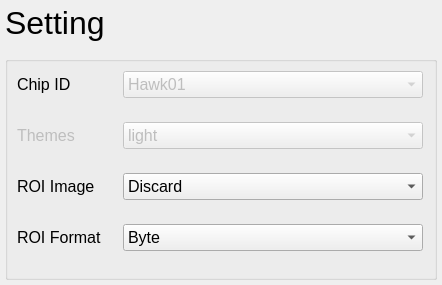
         <widget class="QWidget" name="contents">
          <property name="geometry">
           <rect>
            <x>0</x>
            <y>0</y>
            <width>442</width>
            <height>285</height>
           </rect>
          </property>
          <property name="styleSheet">
           <string notr="true"/>
          </property>
          <layout class="QVBoxLayout" name="verticalLayout">
           <property name="spacing">
            <number>15</number>
           </property>
           <property name="leftMargin">
            <number>5</number>
           </property>
           <property name="topMargin">
            <number>5</number>
           </property>
           <property name="rightMargin">
            <number>5</number>
           </property>
           <property name="bottomMargin">
            <number>5</number>
           </property>
           <item>
            <widget class="QLabel" name="title_label">
             <property name="maximumSize">
              <size>
               <width>16777215</width>
               <height>40</height>
              </size>
             </property>
             <property name="font">
              <font>
               <family>Microsoft YaHei UI</family>
               <pointsize>24</pointsize>
               <italic>false</italic>
               <bold>false</bold>
              </font>
             </property>
             <property name="styleSheet">
              <string notr="true">font: 24pt &quot;Microsoft YaHei UI&quot;;</string>
             </property>
             <property name="text">
              <string>Setting</string>
             </property>
             <property name="alignment">
              <set>Qt::AlignLeading|Qt::AlignLeft|Qt::AlignVCenter</set>
             </property>
             <property name="buddy">
              <cstring>select_group_01</cstring>
             </property>
            </widget>
           </item>
           <item>
            <widget class="QGroupBox" name="softsetting">
             <property name="minimumSize">
              <size>
               <width>0</width>
               <height>0</height>
              </size>
             </property>
             <property name="maximumSize">
              <size>
               <width>16777215</width>
               <height>16777215</height>
              </size>
             </property>
             <property name="styleSheet">
              <string notr="true">font: 12pt &quot;Microsoft YaHei UI&quot;;</string>
             </property>
             <layout class="QVBoxLayout" name="verticalLayout_9">
              <property name="spacing">
               <number>24</number>
              </property>
              <item>
               <widget class="QFrame" name="chip_ID_Group">
                <property name="layoutDirection">
                 <enum>Qt::LeftToRight</enum>
                </property>
                <property name="autoFillBackground">
                 <bool>false</bool>
                </property>
                <layout class="QHBoxLayout" name="horizontalLayout_3">
                 <property name="leftMargin">
                  <number>0</number>
                 </property>
                 <property name="topMargin">
                  <number>0</number>
                 </property>
                 <property name="rightMargin">
                  <number>0</number>
                 </property>
                 <property name="bottomMargin">
                  <number>0</number>
                 </property>
                 <item>
                  <widget class="QLabel" name="chip_ID_Label">
                   <property name="minimumSize">
                    <size>
                     <width>100</width>
                     <height>0</height>
                    </size>
                   </property>
                   <property name="maximumSize">
                    <size>
                     <width>100</width>
                     <height>16777215</height>
                    </size>
                   </property>
                   <property name="font">
                    <font>
                     <family>Microsoft YaHei UI</family>
                     <pointsize>12</pointsize>
                     <italic>false</italic>
                     <bold>false</bold>
                    </font>
                   </property>
                   <property name="frameShape">
                    <enum>QFrame::NoFrame</enum>
                   </property>
                   <property name="text">
                    <string>Chip ID</string>
                   </property>
                  </widget>
                 </item>
                 <item>
                  <widget class="QComboBox" name="chip_ID_ComboBox">
                   <property name="enabled">
                    <bool>false</bool>
                   </property>
                   <property name="minimumSize">
                    <size>
                     <width>300</width>
                     <height>0</height>
                    </size>
                   </property>
                   <property name="maximumSize">
                    <size>
                     <width>300</width>
                     <height>16777215</height>
                    </size>
                   </property>
                   <property name="font">
                    <font>
                     <family>Microsoft YaHei UI</family>
                     <pointsize>12</pointsize>
                     <italic>false</italic>
                     <bold>false</bold>
                    </font>
                   </property>
                   <item>
                    <property name="text">
                     <string>Hawk01</string>
                    </property>
                   </item>
                  </widget>
                 </item>
                 <item>
                  <spacer name="horizontalSpacer_19">
                   <property name="orientation">
                    <enum>Qt::Horizontal</enum>
                   </property>
                   <property name="sizeHint" stdset="0">
                    <size>
                     <width>40</width>
                     <height>20</height>
                    </size>
                   </property>
                  </spacer>
                 </item>
                </layout>
               </widget>
              </item>
              <item>
               <widget class="QFrame" name="thems_select_Group">
                <property name="enabled">
                 <bool>false</bool>
                </property>
                <property name="toolTip">
                 <string/>
                </property>
                <layout class="QHBoxLayout" name="horizontalLayout_21">
                 <property name="leftMargin">
                  <number>0</number>
                 </property>
                 <property name="topMargin">
                  <number>0</number>
                 </property>
                 <property name="rightMargin">
                  <number>0</number>
                 </property>
                 <property name="bottomMargin">
                  <number>0</number>
                 </property>
                 <item>
                  <widget class="QLabel" name="themes_select_Label">
                   <property name="minimumSize">
                    <size>
                     <width>100</width>
                     <height>0</height>
                    </size>
                   </property>
                   <property name="maximumSize">
                    <size>
                     <width>100</width>
                     <height>16777215</height>
                    </size>
                   </property>
                   <property name="font">
                    <font>
                     <family>Microsoft YaHei UI</family>
                     <pointsize>12</pointsize>
                     <italic>false</italic>
                     <bold>false</bold>
                    </font>
                   </property>
                   <property name="frameShape">
                    <enum>QFrame::NoFrame</enum>
                   </property>
                   <property name="text">
                    <string>Themes</string>
                   </property>
                  </widget>
                 </item>
                 <item>
                  <widget class="QComboBox" name="themes_select_ComboBox">
                   <property name="minimumSize">
                    <size>
                     <width>300</width>
                     <height>0</height>
                    </size>
                   </property>
                   <property name="maximumSize">
                    <size>
                     <width>300</width>
                     <height>16777215</height>
                    </size>
                   </property>
                   <property name="font">
                    <font>
                     <family>Microsoft YaHei UI</family>
                     <pointsize>12</pointsize>
                     <italic>false</italic>
                     <bold>false</bold>
                    </font>
                   </property>
                   <property name="toolTip">
                    <string>Coming soon!</string>
                   </property>
                   <item>
                    <property name="text">
                     <string>light</string>
                    </property>
                   </item>
                   <item>
                    <property name="text">
                     <string>dark</string>
                    </property>
                   </item>
                  </widget>
                 </item>
                 <item>
                  <spacer name="horizontalSpacer_21">
                   <property name="orientation">
                    <enum>Qt::Horizontal</enum>
                   </property>
                   <property name="sizeHint" stdset="0">
                    <size>
                     <width>40</width>
                     <height>20</height>
                    </size>
                   </property>
                  </spacer>
                 </item>
                </layout>
               </widget>
              </item>
              <item>
               <widget class="QFrame" name="roi_image_save">
                <layout class="QHBoxLayout" name="horizontalLayout_22">
                 <property name="leftMargin">
                  <number>0</number>
                 </property>
                 <property name="topMargin">
                  <number>0</number>
                 </property>
                 <property name="rightMargin">
                  <number>0</number>
                 </property>
                 <property name="bottomMargin">
                  <number>0</number>
                 </property>
                 <item>
                  <widget class="QLabel" name="roi_image_save_Label">
                   <property name="minimumSize">
                    <size>
                     <width>100</width>
                     <height>0</height>
                    </size>
                   </property>
                   <property name="maximumSize">
                    <size>
                     <width>100</width>
                     <height>16777215</height>
                    </size>
                   </property>
                   <property name="font">
                    <font>
                     <family>Microsoft YaHei UI</family>
                     <pointsize>12</pointsize>
                     <italic>false</italic>
                     <bold>false</bold>
                    </font>
                   </property>
                   <property name="frameShape">
                    <enum>QFrame::NoFrame</enum>
                   </property>
                   <property name="text">
                    <string>ROI Image</string>
                   </property>
                  </widget>
                 </item>
                 <item>
                  <widget class="QComboBox" name="roi_image_save_ComboBox">
                   <property name="minimumSize">
                    <size>
                     <width>300</width>
                     <height>0</height>
                    </size>
                   </property>
                   <property name="maximumSize">
                    <size>
                     <width>300</width>
                     <height>16777215</height>
                    </size>
                   </property>
                   <property name="font">
                    <font>
                     <family>Microsoft YaHei UI</family>
                     <pointsize>12</pointsize>
                     <italic>false</italic>
                     <bold>false</bold>
                    </font>
                   </property>
                   <item>
                    <property name="text">
                     <string>Discard</string>
                    </property>
                   </item>
                   <item>
                    <property name="text">
                     <string>Save</string>
                    </property>
                   </item>
                  </widget>
                 </item>
                 <item>
                  <spacer name="horizontalSpacer_22">
                   <property name="orientation">
                    <enum>Qt::Horizontal</enum>
                   </property>
                   <property name="sizeHint" stdset="0">
                    <size>
                     <width>40</width>
                     <height>20</height>
                    </size>
                   </property>
                  </spacer>
                 </item>
                </layout>
               </widget>
              </item>
              <item>
               <widget class="QFrame" name="roi_data_format_Group">
                <layout class="QHBoxLayout" name="horizontalLayout_20">
                 <property name="leftMargin">
                  <number>0</number>
                 </property>
                 <property name="topMargin">
                  <number>0</number>
                 </property>
                 <property name="rightMargin">
                  <number>0</number>
                 </property>
                 <property name="bottomMargin">
                  <number>0</number>
                 </property>
                 <item>
                  <widget class="QLabel" name="roi_data_format_Label">
                   <property name="minimumSize">
                    <size>
                     <width>100</width>
                     <height>0</height>
                    </size>
                   </property>
                   <property name="maximumSize">
                    <size>
                     <width>100</width>
                     <height>16777215</height>
                    </size>
                   </property>
                   <property name="font">
                    <font>
                     <family>Microsoft YaHei UI</family>
                     <pointsize>12</pointsize>
                     <italic>false</italic>
                     <bold>false</bold>
                    </font>
                   </property>
                   <property name="frameShape">
                    <enum>QFrame::NoFrame</enum>
                   </property>
                   <property name="text">
                    <string>ROI Format</string>
                   </property>
                  </widget>
                 </item>
                 <item>
                  <widget class="QComboBox" name="roi_data_fromat_ComboBox">
                   <property name="minimumSize">
                    <size>
                     <width>300</width>
                     <height>0</height>
                    </size>
                   </property>
                   <property name="maximumSize">
                    <size>
                     <width>300</width>
                     <height>16777215</height>
                    </size>
                   </property>
                   <property name="font">
                    <font>
                     <family>Microsoft YaHei UI</family>
                     <pointsize>12</pointsize>
                     <italic>false</italic>
                     <bold>false</bold>
                    </font>
                   </property>
                   <item>
                    <property name="text">
                     <string>Byte</string>
                    </property>
                   </item>
                   <item>
                    <property name="text">
                     <string>Half-word</string>
                    </property>
                   </item>
                  </widget>
                 </item>
                 <item>
                  <spacer name="horizontalSpacer_20">
                   <property name="orientation">
                    <enum>Qt::Horizontal</enum>
                   </property>
                   <property name="sizeHint" stdset="0">
                    <size>
                     <width>40</width>
                     <height>20</height>
                    </size>
                   </property>
                  </spacer>
                 </item>
                </layout>
               </widget>
              </item>
              <item>
               <spacer name="verticalSpacer_2">
                <property name="orientation">
                 <enum>Qt::Vertical</enum>
                </property>
                <property name="sizeHint" stdset="0">
                 <size>
                  <width>20</width>
                  <height>40</height>
                 </size>
                </property>
               </spacer>
              </item>
             </layout>
            </widget>
           </item>
          </layout>
         </widget>
